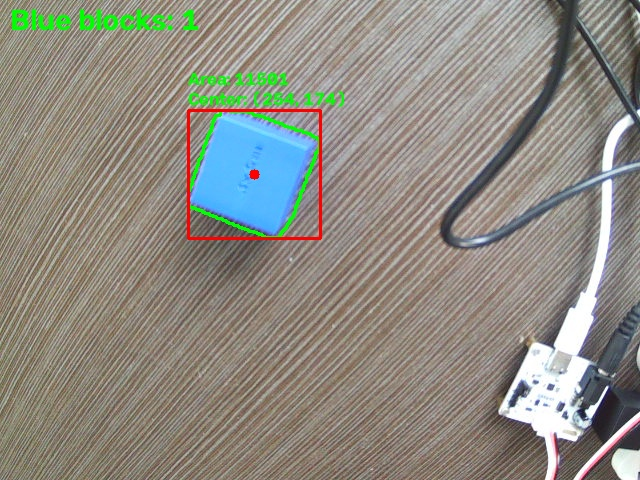
#> input picture perception/blue_block_capture.jpg, 640 x 480 px, given in place of the camera
$ python blue_block_track.py
#> lines starting #> are read from the running program, lines starting #| are printed output that depends on the picture; after the words box and inside, x2 and y2 are one past the last pixel; in counts of white or black regions, pixels touching at a corner belong together
import os

import cv2
import numpy as np
from collections import deque

# 蓝色积木块的HSV颜色范围
BLUE_LOWER = np.array([104, 106, 24])
BLUE_UPPER = np.array([124, 255, 255])

# 轨迹最大长度
MAX_TRAJECTORY = 100

# 最小检测面积（过滤噪声）
MIN_AREA = 200

# 轨迹点队列
trajectory = deque(maxlen=MAX_TRAJECTORY)

# 打开摄像头
cap = cv2.VideoCapture(int(os.environ.get("CAMERA_INDEX", "1")))

if not cap.isOpened():
    print("无法打开摄像头")
    exit()

print("使用说明：")
print("- 按 'q' 键或ESC键退出程序")
print("- 按 'c' 键清除轨迹")
print("- 按 's' 键保存当前帧")

while True:
    ret, frame = cap.read()
#> frame is the input picture: shape (480, 640, 3); mean B, G, R 130.2, 139.4, 142.2

    if not ret:
        print("无法接收画面（可能摄像头已断开）")
        break

    # 转换到HSV颜色空间
    hsv = cv2.cvtColor(frame, cv2.COLOR_BGR2HSV)
#> hsv: shape (480, 640, 3); mean H, S, V 32.6, 44.4, 151.8

    # 创建蓝色掩码
    mask = cv2.inRange(hsv, BLUE_LOWER, BLUE_UPPER)
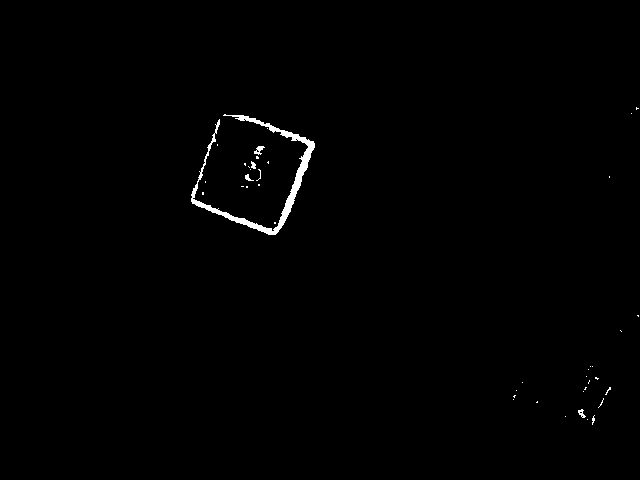
#> mask: shape (480, 640); 0.66% white; 42 white regions (37 under 20 px), largest, box (x1, y1, x2, y2) and area: (191, 114, 315, 235) 1729, (254, 146, 265, 155) 51, (578, 409, 586, 418) 36, (245, 174, 254, 181) 30, (251, 161, 256, 169) 28

    # 形态学操作：去除噪声
    kernel = np.ones((5, 5), np.uint8)
    mask = cv2.morphologyEx(mask, cv2.MORPH_OPEN, kernel)
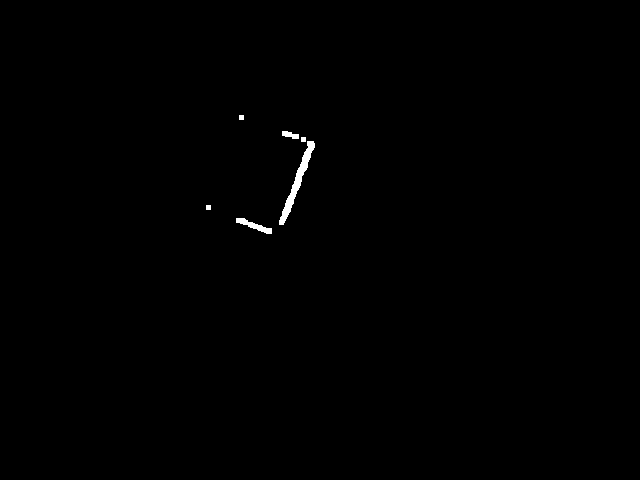
#> mask: shape (480, 640); 0.32% white; 6 white regions, box (x1, y1, x2, y2) and area: (279, 141, 315, 225) 622, (236, 218, 272, 234) 208, (282, 131, 299, 139) 88, (239, 115, 244, 120) 25, (301, 137, 306, 142) 25, (206, 205, 211, 210) 25
    mask = cv2.morphologyEx(mask, cv2.MORPH_DILATE, kernel)
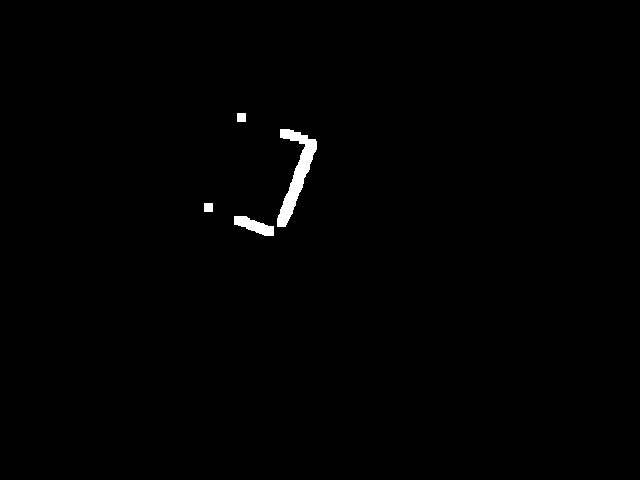
#> mask: shape (480, 640); 0.64% white; 4 white regions

    # 查找轮廓
    contours, _ = cv2.findContours(mask, cv2.RETR_EXTERNAL, cv2.CHAIN_APPROX_SIMPLE)
#> contours = 4 contours; box (x1, y1, x2, y2) and area: (277, 129, 317, 227) 1250, (234, 216, 274, 236) 382, (204, 203, 213, 212) 64, (237, 113, 246, 122) 64

    display_frame = frame.copy()

    # 找到最大的蓝色区域（假设是目标积木块）
    if contours:
        largest_contour = max(contours, key=cv2.contourArea)
#> largest_contour = contour of 122 points, box (x1, y1, x2, y2) (277, 129, 317, 227), area 1250
        area = cv2.contourArea(largest_contour)
#> area = 1250

        if area >= MIN_AREA:
            # 计算中心点
            M = cv2.moments(largest_contour)
#> M = moments, m00 1250, centre m10/m00, m01/m00 = (296, 173.5)
            if M["m00"] > 0:
                cx = int(M["m10"] / M["m00"])
#> cx = 296
                cy = int(M["m01"] / M["m00"])
#> cy = 173

                # 添加到轨迹
                trajectory.append((cx, cy))

                # 绘制轮廓
                cv2.drawContours(display_frame, [largest_contour], -1, (0, 255, 0), 2)

                # 绘制中心点
                cv2.circle(display_frame, (cx, cy), 8, (0, 0, 255), -1)

                # 显示坐标
                cv2.putText(display_frame, f"({cx}, {cy})", (cx + 10, cy - 10),
                            cv2.FONT_HERSHEY_SIMPLEX, 0.6, (0, 255, 0), 2)

    # 绘制轨迹
    for i in range(1, len(trajectory)):
        thickness = int(np.sqrt(i) * 1.5)
        color = (255, 0, 0)
        cv2.line(display_frame, trajectory[i-1], trajectory[i], color, thickness)

    # 显示轨迹起点和终点
    if len(trajectory) > 0:
        cv2.circle(display_frame, trajectory[0], 5, (0, 255, 0), -1)
#> display_frame: shape (480, 640, 3); mean B, G, R 129.2, 139.8, 141.6
        cv2.putText(display_frame, "Start", (trajectory[0][0] + 10, trajectory[0][1]),
                    cv2.FONT_HERSHEY_SIMPLEX, 0.5, (0, 255, 0), 1)
#> display_frame: shape (480, 640, 3); mean B, G, R 129.2, 139.8, 141.6

    if len(trajectory) > 1:
        cv2.circle(display_frame, trajectory[-1], 5, (0, 0, 255), -1)
        cv2.putText(display_frame, "End", (trajectory[-1][0] + 10, trajectory[-1][1]),
                    cv2.FONT_HERSHEY_SIMPLEX, 0.5, (0, 0, 255), 1)

    # 显示轨迹长度
    cv2.putText(display_frame, f"Trajectory: {len(trajectory)} points", (10, 30),
                cv2.FONT_HERSHEY_SIMPLEX, 0.7, (0, 255, 0), 2)
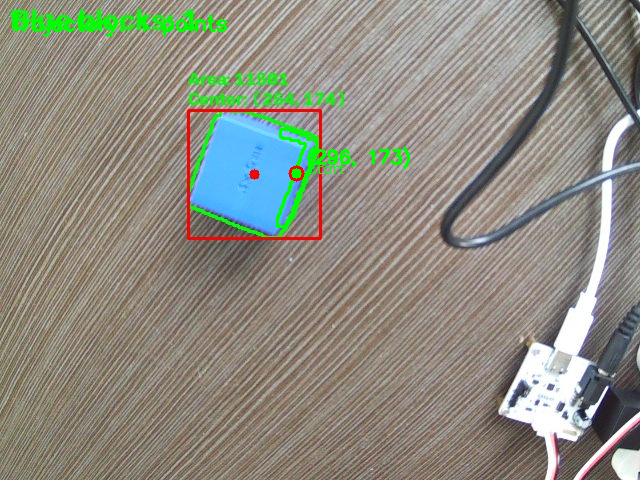
#> display_frame: shape (480, 640, 3); mean B, G, R 128.8, 140.1, 141.1

    # 显示原图和掩码
    cv2.imshow('Blue Block Tracking', display_frame)
    cv2.imshow('Mask', mask)

    key = cv2.waitKey(1) & 0xFF
#> (key q is pressed here)
    if key == ord('q') or key == 27:
        break
    elif key == ord('c'):
        trajectory.clear()
        print("轨迹已清除")
    elif key == ord('s'):
        cv2.imwrite('blue_block_track_result.jpg', display_frame)
        print("已保存当前帧到 blue_block_track_result.jpg")

cap.release()
cv2.destroyAllWindows()
